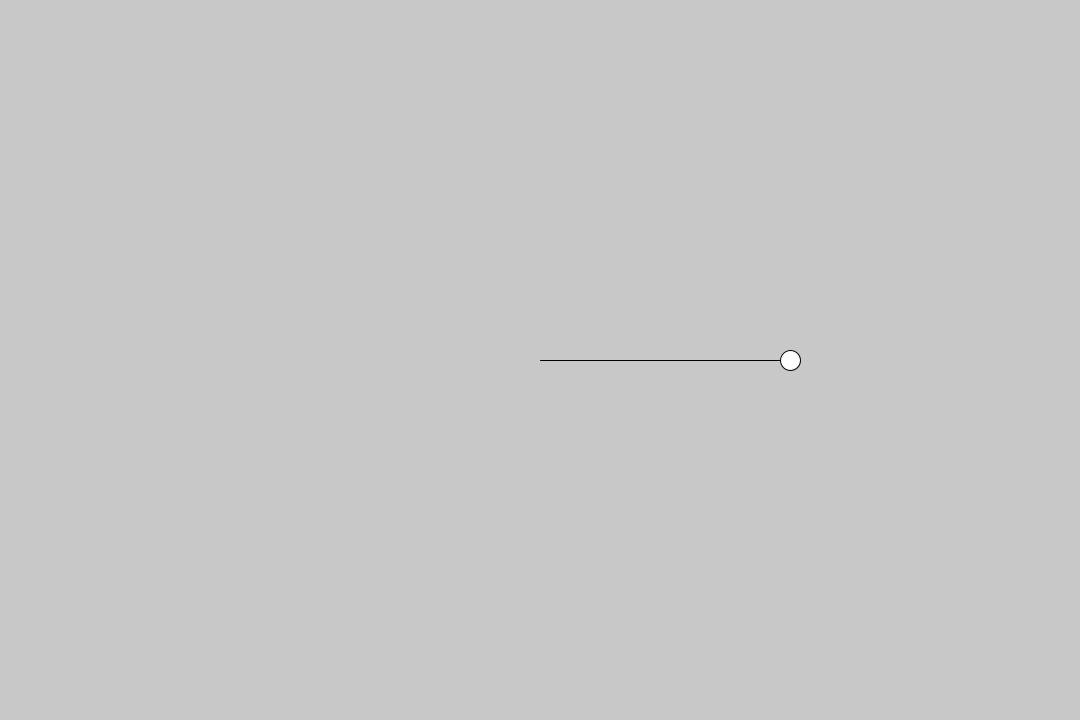
Frame 1 (no input)
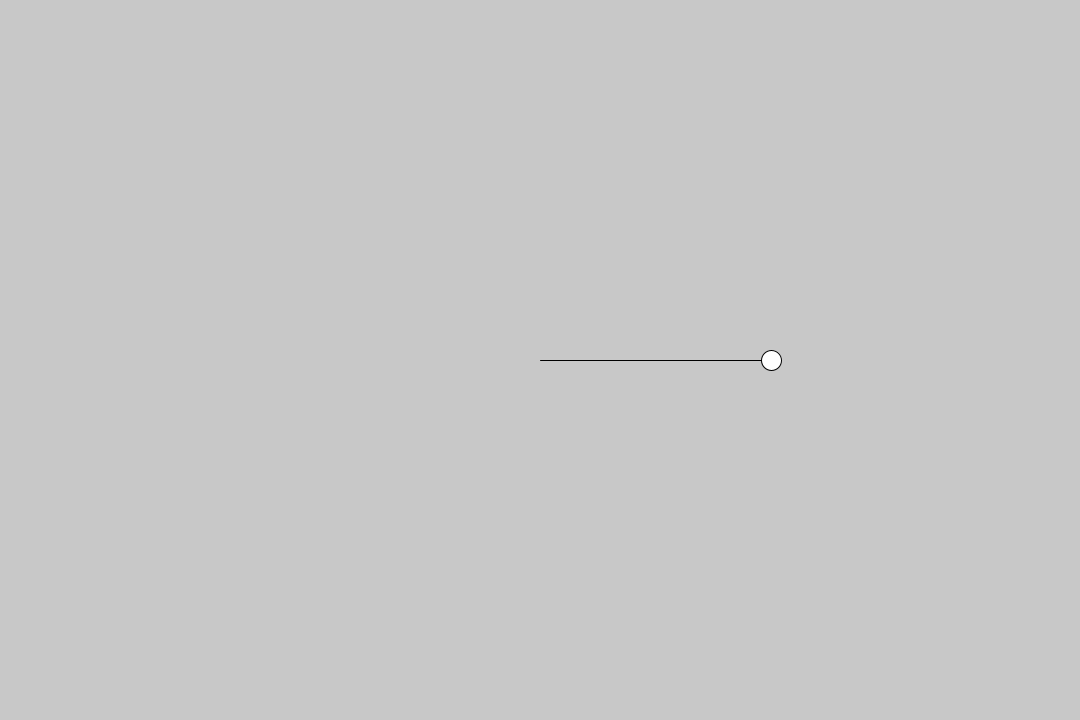
Frame 60 (the mouse pressed at the canvas centre just before this capture)
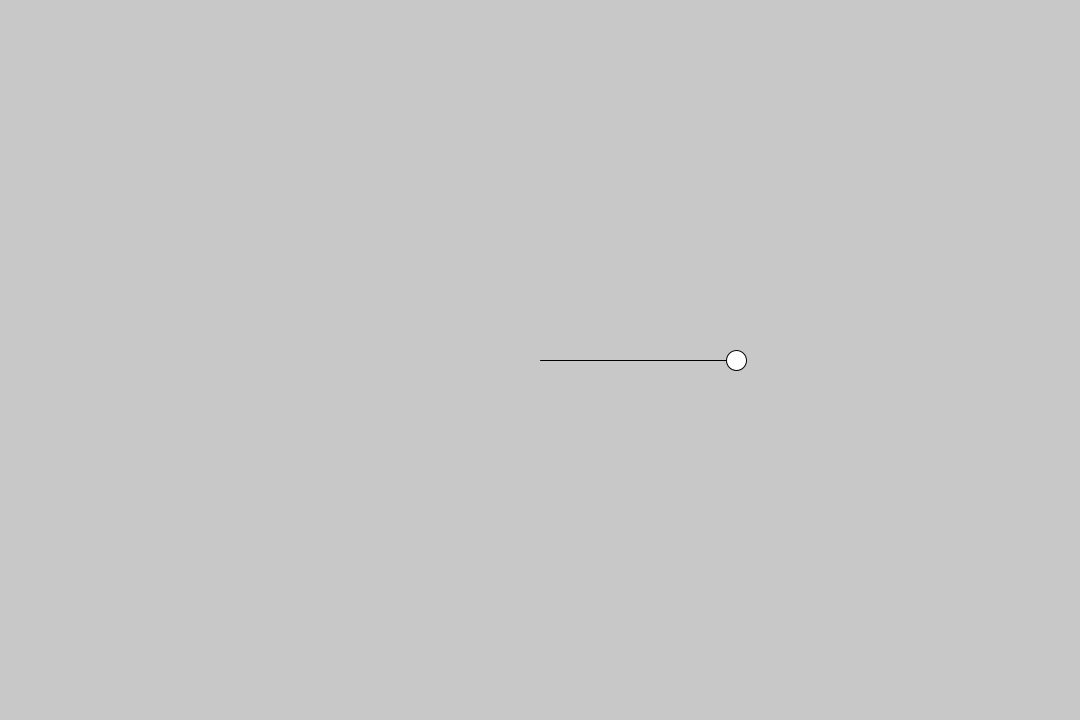
Frame 120 (the mouse held since frame 60 and released just before this capture)

The Processing sketch that drew these frames (run headless with seeded random() and noise(); from frame 60 on, the mouse is pressed at the canvas centre):

// Processing sketch: springPendulum
// ── springPendulum.pde
float r, x, y, a, v, acc;
void setup()
{
  size(1080, 720);
  r = 250;
  a = 0;
  v = 0.1;
  acc = 0.01;
}
void draw()
{
  background(200);
  x = r * cos(a);
  y = r * sin(a);
  translate(width/2, height/2);
  line(0, 0, x, 0);
  ellipse(x, 0, 20, 20);
  a = a + v;
}
